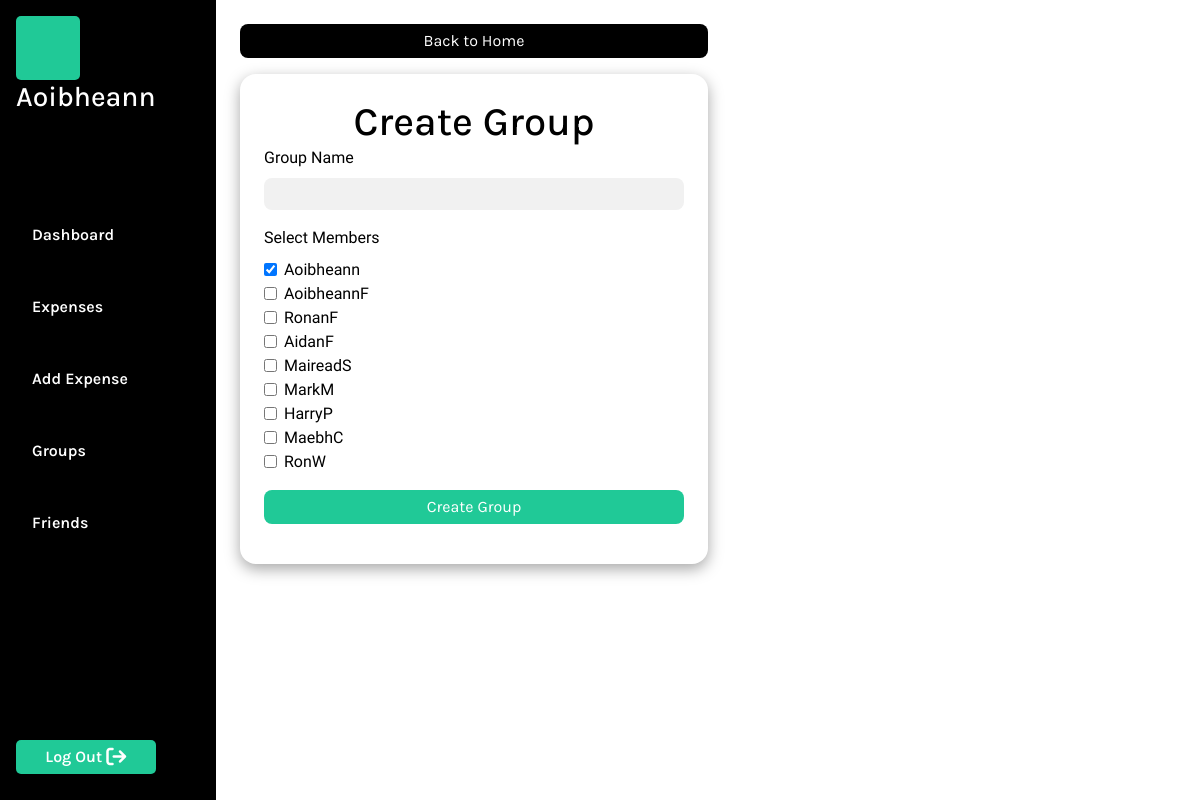
Screenshot of /add_group (signed in) with the database file from the repository.
### MainApp/models.py (models this page shows)
class User(AbstractUser):
    pass

### MainApp/views.py (the view, shortened to what this page needs)
# urls.py: path('add_group', views.addGroup, name ="add_group"),
@login_required
def addGroup(request):
    user = request.user
    friends = User.objects.exclude(id = user.id)
    return render(request, "MainApp/addgroup.html", {
        "form": NewGroupForm(),
        "friends": friends,
        "user": user,
    })

### MainApp/views.py
class NewGroupForm(forms.Form):
    title = forms.CharField(label="Name of Group", widget=forms.TextInput(attrs={'class': 'form-inputs'}))
    members = forms.ModelMultipleChoiceField(label="Members", queryset=User.objects.all(), widget=forms.SelectMultiple(attrs={'class': 'form-inputs'}))

### MainApp/templates/MainApp/addgroup.html (shortened to what this page needs)
{% extends "MainApp/layout.html" %}
{% block body %}
    <div class="section-container">
        <div id="addGroupContainer" class="addGroupContainer">
            <button class="backBtn"><a class="link" href="{% url 'index' %}">Back to Home</a></button>
            <div id="addGroupFormContainer">
                <h1 class="group-header">Create Group</h1>
                <form id="groupForm">
                    <label>Group Name</label>
                    <input class="group-input" type="text" id="newGroupTitle" />
                    <label>Select Members</label>
                    <div id="select-expense-members">
                        <div class="form-check">
                            <input id="checkFriendsInput" class="form-check-input friends-checked" type="checkbox" name="{{user.id}}" value="{{user.username}}" id="defaultCheck1" checked>
                            <label class="form-check-label" for="defaultCheck1">
                                {{ user }}
                            </label>
                        </div>
                        {% for friend in friends %}
                            <div class="form-check">
                                <input id="checkFriendsInput" class="form-check-input friends-checked" type="checkbox" name="{{friend.id}}" value="{{friend.username}}" id="defaultCheck1">
                                <label class="form-check-label" for="defaultCheck1">
                                    {{ friend.username }}
                                </label>
                            </div>
                        {% endfor %}
                    </div>
                    <button id="addGroupButton">Create Group</button>
                </form>
            </div>
        </div>
    </div>
{% endblock %}

### MainApp/templates/MainApp/layout.html (shortened to what this page needs)
{% load static %}
<!DOCTYPE html>
<html lang="en">
    <head>
        <link rel="stylesheet" href="https://cdn.jsdelivr.net/npm/bootstrap@4.3.1/dist/css/bootstrap.min.css">
        <link href="{% static 'MainApp/styles.css' %}" rel="stylesheet">
    </head>
    <body class="main">
        {% if user.is_authenticated %}
            <div id="nav-section">
                <div id="nav-container">
                    <div id="logged-in-status">
                        <div id="userProfileImg"></div>
                        {% if user.is_authenticated %}
                            <h3>{{ user.username }}</h3>
                        {% else %}
                            Not signed in.
                        {% endif %}
                    </div>
                    <ul id="nav">
                        {% if user.is_authenticated %}
                            <li class="nav-item">
                                <a class="nav-link" href="{% url 'index' %}">Dashboard</a>
                            </li>
                            <li class="nav-item">
                                <a class="nav-link" href="{% url 'expenses' %}">Expenses</a>
                            </li>
                            <li class="nav-item">
                                <a class="nav-link" href="{% url 'add_expense' %}">Add Expense</a>
                            </li>
                            <li class="nav-item">
                                <a class="nav-link" href="{% url 'groups' %}">Groups</a>
                            </li>
                            <li class="nav-item">
                                <a class="nav-link" href="{% url 'add_friend' %}">Friends</a>
                            </li>
                        {% endif %}
                    </ul>
                    <div id="logout">
                        {% if user.is_authenticated %}
                            <button class="logoutBtn">
                                <a class="logoutLink" href="{% url 'logout' %}">Log Out</a>
                                <i class="fa-solid fa-arrow-right-from-bracket fa-lg" style="color: #ffffff;"></i>
                            </button>
                        {% endif %}
                    </div>
                </div>
            </div>
        {% endif %}
        {% block body %}
        {% endblock %}
    </body>
</html>

### MainApp/static/MainApp/styles.css (style rules this page uses)
:root { --background-color: #5CDB95; --accent-color: black; --text-color: white; --secondary-color: #379683; --light-green: #8EE4AF; --background-grey: #F5F5F5; --dashboard-background: #F1F1F1; --btn-color: #20c997; --secondary-color: #379683; --light-green: #8EE4AF; --warning-color: #dc3545; --secondary-font: 'Inconsolata', monospace; --primary-font: 'Karla', sans-serif; --xbold: 900; --bold: 600; --light: 300; --xlarge: 72px; --large: 48px; --medium: 24px; --small: 16px; --xsmall: 12px; }
.main { padding: 0; margin: 0; background-color: var(--accent-color); font-family: var(--secondary-font); color: var(--accent-color); display: flex; justify-content: space-between; align-content: center; }
#nav-section { width: 18vw; display: grid; height: 100vh; }
#nav-container { display: grid; justify-content: start; align-items: start; color: var(--accent-color); font-family: var(--secondary-font); padding: 0; margin: 1rem; background-color: var(--accent-color); width: 18vw; }
#logged-in-status { color: var(--text-color); }
#logged-in-status h3 { margin: 0; padding: 0; font-family: var(--primary-font); }
#userProfileImg { height: 4rem; width: 4rem; background-color: #20c997; border-radius: 5px; }
#nav { background-color: var(--accent-color); list-style: none; display: grid; justify-content: start; align-content: center; padding: 0; margin: 0; background-color: var(--accent-color); }
.nav-item { padding: 1rem 0 1rem 0; margin: 0; }
.nav-link { text-decoration: none; color: var(--text-color); font-size: var(--small); font-weight: var(--bold); font-family: var(--primary-font); }
#logout { align-self: end; }
.logoutBtn { background-color: var(--btn-color); border: none; border-radius: 5px; padding: 5px 15px 5px 15px; margin: 10px 0 10px 0; width: 100%; }
.logoutLink { text-decoration: none; color: var(--text-color); font-size: var(--small); font-weight: var(--bold); font-family: var(--primary-font); }
.section-container { padding: 0; margin: 0; display: grid; background-color: var(--text-color); height: 100vh; width: 82vw; align-self: center; }
button { border: none; padding: 5px 10px 5px 10px; }
a { text-decoration: none; color: black; }
h1, h2, h3, h4, h5, h6, p { margin: 0; padding: 0; }
.link { color: var(--accent-color) }
.form-check-input:checked { background-color: var(--btn-color); border-color: var(--btn-color); }
.backBtn { border-radius: 8px; background-color: black; font-family: var(--primary-font); color: var(--text-color); width: 50%; }
.backBtn a { color: var(--text-color); }
.addGroupContainer { padding: 1.5rem; }
#addGroupFormContainer { width: 50%; box-shadow: rgba(0, 0, 0, 0.35) 0px 5px 15px; margin: 1rem 0 1rem 0; padding: 1.5rem; border-radius: 1rem; }
.group-header { text-align: center; font-family: var(--primary-font); padding: 0; margin: 0; }
.group-input { width: 100%; background-color: var(--dashboard-background); border: none; border-radius: 8px; height: 2rem; margin-bottom: 1rem; }
#addGroupButton { width: 100%; margin: 1rem 0 1rem 0; border-radius: 8px; background-color: var(--btn-color); font-family: var(--primary-font); color: var(--text-color) }

### rows the page displays
User: username "Aoibheann"
User: username "AoibheannF"
User: username "RonanF"
User: username "AidanF"
User: username "MaireadS"
User: username "MarkM"
User: username "HarryP"
User: username "MaebhC"
User: username "RonW"
